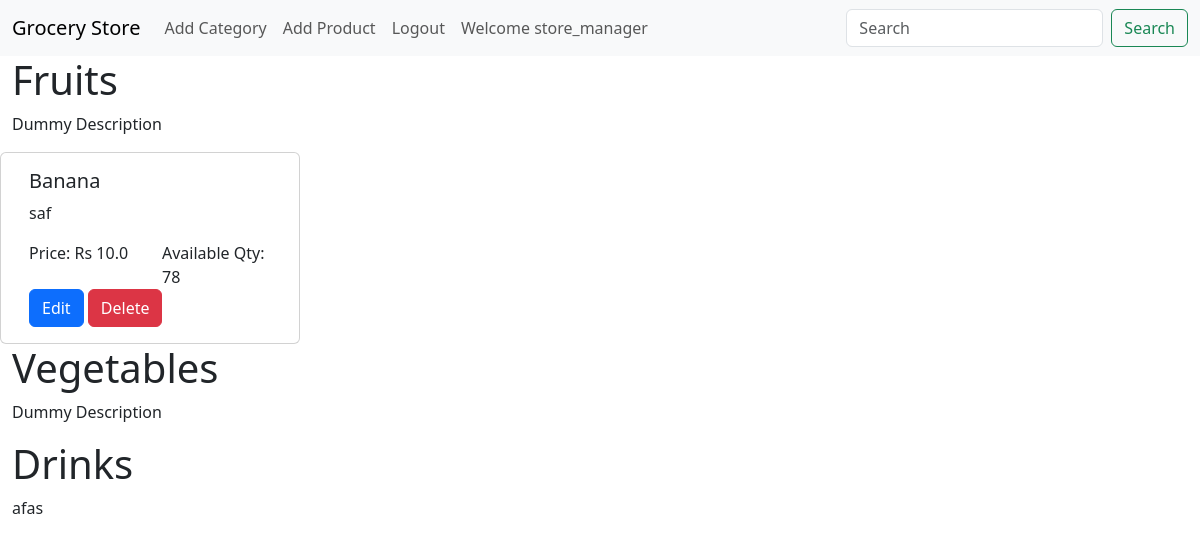
The app's page / (signed in), older data.
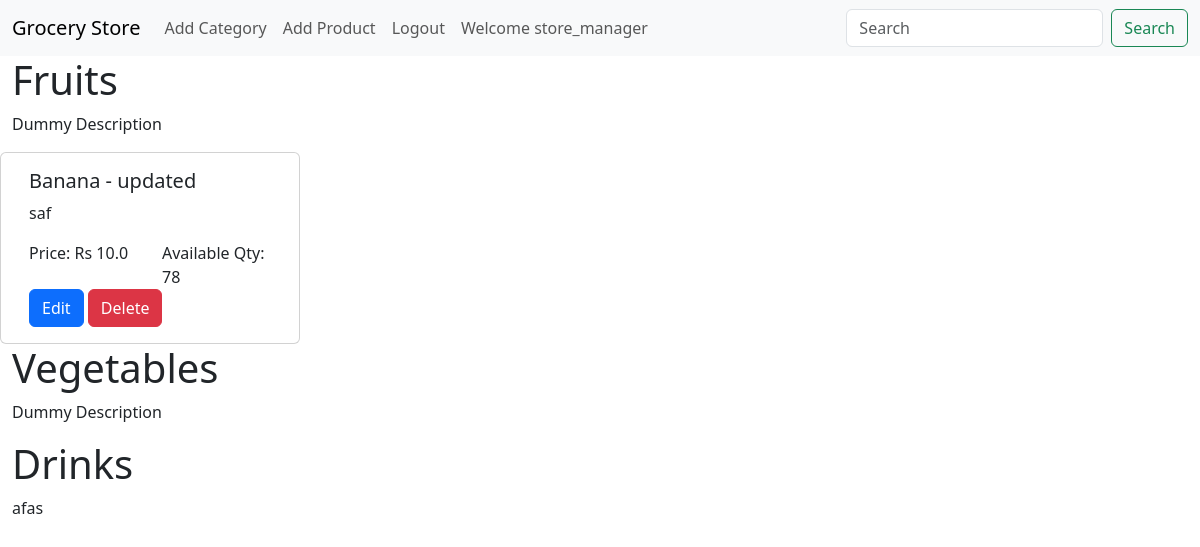
The same page, newer data.
### application/model.py (models this page shows, shortened)
class Categories(db.Model):
    id = db.Column(db.Integer, primary_key=True, autoincrement=True)
    name = db.Column(db.String(80), unique=True, nullable=False)
    description = db.Column(db.String(255), nullable=True)
    products = db.relationship('Products', backref='categories', lazy=True)

class Products(db.Model):
    id = db.Column(db.Integer, primary_key=True, autoincrement=True)
    name = db.Column(db.String(80), unique=True, nullable=False)
    description = db.Column(db.String(255), nullable=True)
    selling_price = db.Column(db.Float, nullable=False)
    cost_price = db.Column(db.Float, nullable=False)
    manufacturing_date = db.Column(db.Date, nullable=True)
    expiry_date = db.Column(db.Date, nullable=True)
    stock = db.Column(db.Integer, nullable=False)
    category_id = db.Column(db.Integer, db.ForeignKey('categories.id'))

### application/routes.py (the view)
@app.route('/')
def index():
    if session['user']:
        categories = Categories.query.all()
        return render_template('home.html', categories=categories)
    return render_template('home.html')

### templates/home.html
{% extends 'base_withNav.html' %}
{% block content %}
    {% if session['user'] %}
        {%for category in categories%}
            <div class="container-fluid">
                <h1>{{category.name}}</h1>
                <p>{{category.description}}</p>
                <div class="row">
                {% for product in category.products %}
                    <div class="card col-3">
                        <div class="card-body">
                            <h5 class="card-title">{{product.name}}</h5>
                            <p class="card-text">{{product.description}}</p>
                            <div class="row">
                                <div class="col-6">
                                    <p class="card-text">Price: Rs {{product.selling_price}}</p>
                                </div>
                                <div class="col-6">
                                   <p class="card-text">Available Qty: {{product.stock}}</p>
                                </div>
                            </div>
                            {% if session['role'] == 'store_manager' %}
                                <a href={{url_for('edit_product', id=product.id)}} class="btn btn-primary">Edit</a>
                                <a href={{url_for('delete_product', id=product.id)}} class="btn btn-danger">Delete</a>
                            {%endif %}
                        </div>
                    </div>
                {% endfor %}
                </div>
            </div>
        {%endfor%}
    {% else %}
        <h1>Welcome to the Grocery Store</h1>
        <p>Here you can find all the groceries you need.</p>
        <p>Click on the link below to start shopping.</p>
        <a href={{url_for('login')}}>Login</a>
    {% endif %}
{% endblock content %}

### templates/base_withNav.html (shortened to what this page needs)
{% extends 'base.html' %}
{% block body %}
{% include 'navbar.html' %}
{% block content %}
{% endblock content %}
{% endblock body %}

### templates/base.html (shortened to what this page needs)
<!DOCTYPE html>
<html lang="en">
<head>
    <link href="https://cdn.jsdelivr.net/npm/bootstrap@5.3.3/dist/css/bootstrap.min.css" rel="stylesheet">
</head>
<body>
    {% block body %}
    {% endblock body %}
</body>
</html>

### templates/navbar.html (shortened to what this page needs)
<nav class="navbar navbar-expand-lg bg-body-tertiary">
    <div class="container-fluid">
      <a class="navbar-brand h-1" href="#">Grocery Store</a>
      <div class="collapse navbar-collapse" id="navbarSupportedContent">
        <ul class="navbar-nav me-auto mb-2 mb-lg-0">
          {% if session['user'] %}
            {% if session['role']== 'admin' or session['role']== 'store_manager' %}
              <li class="nav-item">
                  <a class="nav-link" href={{url_for('add_category')}}>Add Category</a>
              </li>
            {% endif %}
            {% if session['role']== 'store_manager' %}
              <li class="nav-item">
                  <a class="nav-link" href={{url_for('add_product')}}>Add Product</a>
              </li>
            {% endif %}
            <li class="nav-item">
                <a class="nav-link" href={{url_for('logout')}}>Logout</a>
            </li>
            <li class="nav-item">
                <a class="nav-link" href="#">Welcome {{ session['user'] }}</a>
            </li>
          {% endif %}
        </ul>
        <form class="d-flex" role="search">
          <input class="form-control me-2" type="search" placeholder="Search" aria-label="Search">
          <button class="btn btn-outline-success" type="submit">Search</button>
        </form>
      </div>
    </div>
  </nav>

Row changes from the older to the newer data that the page shows:
changed Products "saf": name "Banana" → "Banana - updated"
